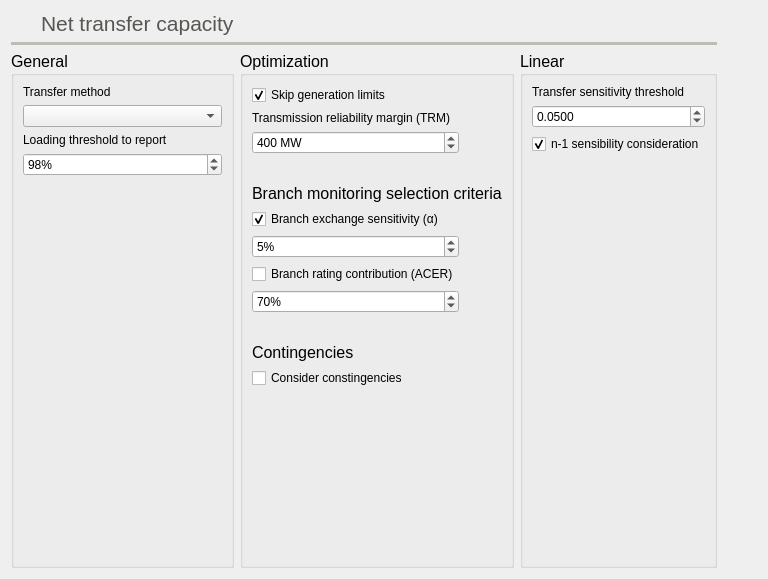
          <widget class="QWidget" name="ntc_tab">
           <property name="toolTip">
            <string>Net transfer capacity settings</string>
           </property>
           <attribute name="icon">
            <iconset resource="icons.qrc">
             <normaloff>:/Icons/icons/ntc_opf.svg</normaloff>:/Icons/icons/ntc_opf.svg</iconset>
           </attribute>
           <attribute name="title">
            <string>Ntc</string>
           </attribute>
           <attribute name="toolTip">
            <string>Network transfer capacity related settings</string>
           </attribute>
           <layout class="QGridLayout" name="gridLayout_13">
            <item row="2" column="2" rowspan="2">
             <widget class="QGroupBox" name="groupBox_5">
              <property name="font">
               <font>
                <pointsize>12</pointsize>
               </font>
              </property>
              <property name="title">
               <string>Optimization</string>
              </property>
              <layout class="QGridLayout" name="gridLayout_15">
               <item row="9" column="0">
                <widget class="QLabel" name="label_26">
                 <property name="text">
                  <string/>
                 </property>
                </widget>
               </item>
               <item row="11" column="0" colspan="2">
                <widget class="QCheckBox" name="consider_ntc_contingencies_checkBox">
                 <property name="font">
                  <font>
                   <pointsize>9</pointsize>
                  </font>
                 </property>
                 <property name="toolTip">
                  <string>If checked, the NTC optimization will use the system declared contingencies</string>
                 </property>
                 <property name="text">
                  <string>Consider constingencies</string>
                 </property>
                </widget>
               </item>
               <item row="7" column="0">
                <widget class="QCheckBox" name="ntcSelectBasedOnAcerCriteriaCheckBox">
                 <property name="font">
                  <font>
                   <pointsize>9</pointsize>
                  </font>
                 </property>
                 <property name="toolTip">
                  <string>&lt;html&gt;&lt;head/&gt;&lt;body&gt;&lt;p&gt;This criteria springs from the ACER (Agency for the Cooperation for Energy Regulators).&lt;/p&gt;&lt;p&gt;It determines that a branch is only relevant to be considered in a NTC calculation if the flow due to the exchange is over a percentage (70%) &lt;/p&gt;&lt;p&gt;&lt;br/&gt;&lt;/p&gt;&lt;p&gt;A branch is monitored only if:&lt;/p&gt;&lt;p&gt;(branch_rate * 70%) / branch_alpha &amp;lt;= total exchange rating&lt;/p&gt;&lt;/body&gt;&lt;/html&gt;</string>
                 </property>
                 <property name="text">
                  <string>Branch rating contribution (ACER)</string>
                 </property>
                </widget>
               </item>
               <item row="10" column="0" colspan="2">
                <widget class="QLabel" name="label_105">
                 <property name="palette">
                  <palette>
                   <active>
                    <colorrole role="WindowText">
                     <brush brushstyle="SolidPattern">
                      <color alpha="255">
                       <red>36</red>
                       <green>31</green>
                       <blue>49</blue>
                      </color>
                     </brush>
                    </colorrole>
                   </active>
                   <inactive>
                    <colorrole role="WindowText">
                     <brush brushstyle="SolidPattern">
                      <color alpha="255">
                       <red>0</red>
                       <green>0</green>
                       <blue>0</blue>
                      </color>
                     </brush>
                    </colorrole>
                   </inactive>
                   <disabled>
                    <colorrole role="WindowText">
                     <brush brushstyle="SolidPattern">
                      <color alpha="255">
                       <red>190</red>
                       <green>190</green>
                       <blue>190</blue>
                      </color>
                     </brush>
                    </colorrole>
                   </disabled>
                  </palette>
                 </property>
                 <property name="font">
                  <font>
                   <pointsize>12</pointsize>
                   <bold>false</bold>
                  </font>
                 </property>
                 <property name="text">
                  <string>Contingencies</string>
                 </property>
                </widget>
               </item>
               <item row="3" column="0">
                <widget class="QLabel" name="label_36">
                 <property name="text">
                  <string/>
                 </property>
                </widget>
               </item>
               <item row="0" column="0" colspan="2">
                <widget class="QCheckBox" name="skipNtcGenerationLimitsCheckBox">
                 <property name="font">
                  <font>
                   <pointsize>9</pointsize>
                  </font>
                 </property>
                 <property name="toolTip">
                  <string>If activated, the generation limits are not considered</string>
                 </property>
                 <property name="text">
                  <string>Skip generation limits</string>
                 </property>
                 <property name="checked">
                  <bool>true</bool>
                 </property>
                </widget>
               </item>
               <item row="12" column="1">
                <spacer name="verticalSpacer_23">
                 <property name="orientation">
                  <enum>Qt::Orientation::Vertical</enum>
                 </property>
                 <property name="sizeHint" stdset="0">
                  <size>
                   <width>20</width>
                   <height>168</height>
                  </size>
                 </property>
                </spacer>
               </item>
               <item row="6" column="0">
                <widget class="QSpinBox" name="ntcAlphaSpinBox">
                 <property name="font">
                  <font>
                   <pointsize>9</pointsize>
                  </font>
                 </property>
                 <property name="toolTip">
                  <string>Minimum exchange contribution (Alpha)</string>
                 </property>
                 <property name="suffix">
                  <string>%</string>
                 </property>
                 <property name="maximum">
                  <number>100</number>
                 </property>
                 <property name="value">
                  <number>5</number>
                 </property>
                </widget>
               </item>
               <item row="5" column="0">
                <widget class="QCheckBox" name="ntcSelectBasedOnExchangeSensitivityCheckBox">
                 <property name="font">
                  <font>
                   <pointsize>9</pointsize>
                  </font>
                 </property>
                 <property name="toolTip">
                  <string>&lt;html&gt;&lt;head/&gt;&lt;body&gt;&lt;p&gt;A branch is monitored solely based on its contribution to the inter-area excahge sensitivity. Therefore a branch is selected if it's alpha value is greater than the set alpha %&lt;/p&gt;&lt;/body&gt;&lt;/html&gt;</string>
                 </property>
                 <property name="text">
                  <string>Branch exchange sensitivity (α)</string>
                 </property>
                 <property name="checked">
                  <bool>true</bool>
                 </property>
                </widget>
               </item>
               <item row="4" column="0" colspan="2">
                <widget class="QLabel" name="label_64">
                 <property name="palette">
                  <palette>
                   <active>
                    <colorrole role="WindowText">
                     <brush brushstyle="SolidPattern">
                      <color alpha="255">
                       <red>36</red>
                       <green>31</green>
                       <blue>49</blue>
                      </color>
                     </brush>
                    </colorrole>
                   </active>
                   <inactive>
                    <colorrole role="WindowText">
                     <brush brushstyle="SolidPattern">
                      <color alpha="255">
                       <red>0</red>
                       <green>0</green>
                       <blue>0</blue>
                      </color>
                     </brush>
                    </colorrole>
                   </inactive>
                   <disabled>
                    <colorrole role="WindowText">
                     <brush brushstyle="SolidPattern">
                      <color alpha="255">
                       <red>190</red>
                       <green>190</green>
                       <blue>190</blue>
                      </color>
                     </brush>
                    </colorrole>
                   </disabled>
                  </palette>
                 </property>
                 <property name="font">
                  <font>
                   <pointsize>12</pointsize>
                   <bold>false</bold>
                  </font>
                 </property>
                 <property name="toolTip">
                  <string>Determine the branches that enter the optimization</string>
                 </property>
                 <property name="text">
                  <string>Branch monitoring selection criteria</string>
                 </property>
                </widget>
               </item>
               <item row="2" column="0">
                <widget class="QSpinBox" name="trmSpinBox">
                 <property name="font">
                  <font>
                   <pointsize>9</pointsize>
                  </font>
                 </property>
                 <property name="suffix">
                  <string> MW</string>
                 </property>
                 <property name="maximum">
                  <number>1500</number>
                 </property>
                 <property name="singleStep">
                  <number>10</number>
                 </property>
                 <property name="value">
                  <number>400</number>
                 </property>
                 <property name="displayIntegerBase">
                  <number>10</number>
                 </property>
                </widget>
               </item>
               <item row="1" column="0">
                <widget class="QLabel" name="label_231">
                 <property name="font">
                  <font>
                   <pointsize>9</pointsize>
                  </font>
                 </property>
                 <property name="toolTip">
                  <string>Transmission reliability margin (TRM)</string>
                 </property>
                 <property name="text">
                  <string>Transmission reliability margin (TRM)</string>
                 </property>
                </widget>
               </item>
               <item row="8" column="0">
                <widget class="QSpinBox" name="ntcLoadRuleSpinBox">
                 <property name="font">
                  <font>
                   <pointsize>9</pointsize>
                  </font>
                 </property>
                 <property name="suffix">
                  <string>%</string>
                 </property>
                 <property name="maximum">
                  <number>100</number>
                 </property>
                 <property name="value">
                  <number>70</number>
                 </property>
                </widget>
               </item>
              </layout>
             </widget>
            </item>
            <item row="2" column="0" rowspan="2" colspan="2">
             <widget class="QGroupBox" name="groupBox_4">
              <property name="font">
               <font>
                <pointsize>12</pointsize>
               </font>
              </property>
              <property name="title">
               <string>General</string>
              </property>
              <layout class="QGridLayout" name="gridLayout_20">
               <item row="5" column="0">
                <spacer name="verticalSpacer_22">
                 <property name="orientation">
                  <enum>Qt::Orientation::Vertical</enum>
                 </property>
                 <property name="sizeHint" stdset="0">
                  <size>
                   <width>20</width>
                   <height>325</height>
                  </size>
                 </property>
                </spacer>
               </item>
               <item row="3" column="0">
                <widget class="QLabel" name="label_30">
                 <property name="font">
                  <font>
                   <pointsize>9</pointsize>
                  </font>
                 </property>
                 <property name="text">
                  <string>Loading threshold to report</string>
                 </property>
                </widget>
               </item>
               <item row="1" column="0">
                <widget class="QLabel" name="label_77">
                 <property name="font">
                  <font>
                   <pointsize>9</pointsize>
                  </font>
                 </property>
                 <property name="text">
                  <string>Transfer method</string>
                 </property>
                </widget>
               </item>
               <item row="4" column="0">
                <widget class="QSpinBox" name="ntcReportLoadingThresholdSpinBox">
                 <property name="font">
                  <font>
                   <pointsize>9</pointsize>
                  </font>
                 </property>
                 <property name="suffix">
                  <string>%</string>
                 </property>
                 <property name="maximum">
                  <number>9999</number>
                 </property>
                 <property name="value">
                  <number>98</number>
                 </property>
                </widget>
               </item>
               <item row="2" column="0">
                <widget class="QComboBox" name="transferMethodComboBox">
                 <property name="font">
                  <font>
                   <pointsize>9</pointsize>
                  </font>
                 </property>
                </widget>
               </item>
              </layout>
             </widget>
            </item>
            <item row="1" column="0" colspan="4">
             <widget class="Line" name="line_27">
              <property name="palette">
               <palette>
                <active>
                 <colorrole role="WindowText">
                  <brush brushstyle="SolidPattern">
                   <color alpha="255">
                    <red>186</red>
                    <green>189</green>
                    <blue>182</blue>
                   </color>
                  </brush>
                 </colorrole>
                </active>
                <inactive>
                 <colorrole role="WindowText">
                  <brush brushstyle="SolidPattern">
                   <color alpha="255">
                    <red>186</red>
                    <green>189</green>
                    <blue>182</blue>
                   </color>
                  </brush>
                 </colorrole>
                </inactive>
                <disabled>
                 <colorrole role="WindowText">
                  <brush brushstyle="SolidPattern">
                   <color alpha="255">
                    <red>190</red>
                    <green>190</green>
                    <blue>190</blue>
                   </color>
                  </brush>
                 </colorrole>
                </disabled>
               </palette>
              </property>
              <property name="frameShadow">
               <enum>QFrame::Shadow::Plain</enum>
              </property>
              <property name="lineWidth">
               <number>4</number>
              </property>
              <property name="orientation">
               <enum>Qt::Orientation::Horizontal</enum>
              </property>
             </widget>
            </item>
            <item row="0" column="0">
             <widget class="QLabel" name="label_97">
              <property name="minimumSize">
               <size>
                <width>24</width>
                <height>24</height>
               </size>
              </property>
              <property name="maximumSize">
               <size>
                <width>24</width>
                <height>24</height>
               </size>
              </property>
              <property name="text">
               <string/>
              </property>
              <property name="pixmap">
               <pixmap resource="icons.qrc">:/Icons/icons/ntc_opf.svg</pixmap>
              </property>
              <property name="scaledContents">
               <bool>true</bool>
              </property>
             </widget>
            </item>
            <item row="2" column="4" rowspan="2">
             <spacer name="horizontalSpacer_6">
              <property name="orientation">
               <enum>Qt::Orientation::Horizontal</enum>
              </property>
              <property name="sizeHint" stdset="0">
               <size>
                <width>40</width>
                <height>20</height>
               </size>
              </property>
             </spacer>
            </item>
            <item row="2" column="3" rowspan="2">
             <widget class="QGroupBox" name="groupBox_6">
              <property name="font">
               <font>
                <pointsize>12</pointsize>
               </font>
              </property>
              <property name="title">
               <string>Linear</string>
              </property>
              <property name="flat">
               <bool>false</bool>
              </property>
              <property name="checkable">
               <bool>false</bool>
              </property>
              <layout class="QGridLayout" name="gridLayout_29">
               <item row="3" column="0">
                <spacer name="verticalSpacer_24">
                 <property name="orientation">
                  <enum>Qt::Orientation::Vertical</enum>
                 </property>
                 <property name="sizeHint" stdset="0">
                  <size>
                   <width>20</width>
                   <height>393</height>
                  </size>
                 </property>
                </spacer>
               </item>
               <item row="2" column="0" colspan="2">
                <widget class="QCheckBox" name="n1ConsiderationCheckBox">
                 <property name="font">
                  <font>
                   <pointsize>9</pointsize>
                  </font>
                 </property>
                 <property name="text">
                  <string>n-1 sensibility consideration</string>
                 </property>
                 <property name="checked">
                  <bool>true</bool>
                 </property>
                </widget>
               </item>
               <item row="0" column="0" colspan="2">
                <widget class="QLabel" name="label_62">
                 <property name="font">
                  <font>
                   <pointsize>9</pointsize>
                  </font>
                 </property>
                 <property name="text">
                  <string>Transfer sensitivity threshold</string>
                 </property>
                </widget>
               </item>
               <item row="1" column="0" colspan="2">
                <widget class="QDoubleSpinBox" name="atcThresholdSpinBox">
                 <property name="font">
                  <font>
                   <pointsize>9</pointsize>
                  </font>
                 </property>
                 <property name="toolTip">
                  <string>Threshold used to discard insensitive branches</string>
                 </property>
                 <property name="decimals">
                  <number>4</number>
                 </property>
                 <property name="maximum">
                  <double>1.000000000000000</double>
                 </property>
                 <property name="singleStep">
                  <double>0.010000000000000</double>
                 </property>
                 <property name="value">
                  <double>0.050000000000000</double>
                 </property>
                </widget>
               </item>
              </layout>
             </widget>
            </item>
            <item row="0" column="1">
             <widget class="QLabel" name="label_96">
              <property name="palette">
               <palette>
                <active>
                 <colorrole role="WindowText">
                  <brush brushstyle="SolidPattern">
                   <color alpha="255">
                    <red>85</red>
                    <green>87</green>
                    <blue>83</blue>
                   </color>
                  </brush>
                 </colorrole>
                </active>
                <inactive>
                 <colorrole role="WindowText">
                  <brush brushstyle="SolidPattern">
                   <color alpha="255">
                    <red>85</red>
                    <green>87</green>
                    <blue>83</blue>
                   </color>
                  </brush>
                 </colorrole>
                </inactive>
                <disabled>
                 <colorrole role="WindowText">
                  <brush brushstyle="SolidPattern">
                   <color alpha="255">
                    <red>190</red>
                    <green>190</green>
                    <blue>190</blue>
                   </color>
                  </brush>
                 </colorrole>
                </disabled>
               </palette>
              </property>
              <property name="font">
               <font>
                <pointsize>16</pointsize>
               </font>
              </property>
              <property name="toolTip">
               <string>Select the solver in the OPF tab and the areas in the areas tab</string>
              </property>
              <property name="text">
               <string>Net transfer capacity</string>
              </property>
             </widget>
            </item>
           </layout>
          </widget>
